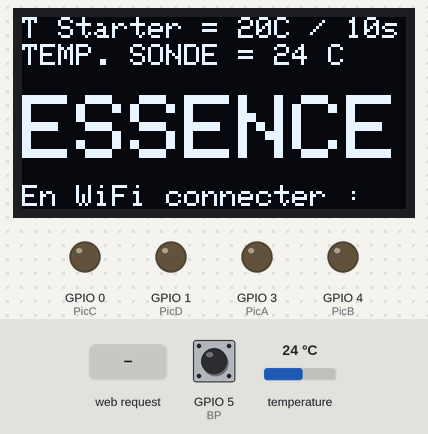
Bench run of a sketch on a simulated ESP32-C3. Parts: 128×64 one-colour display, output pins drawn as LEDs (lit = HIGH). The inputs (shaded band) are chosen by the test bench; at power-on: GPIO 5 (BP) HIGH, temperature 24 °C. EEPROM starts erased.

Above: at 2.3 s.
2.4 s: GPIO 5 (BP) pulled LOW for 2 s
At 3.9 s:
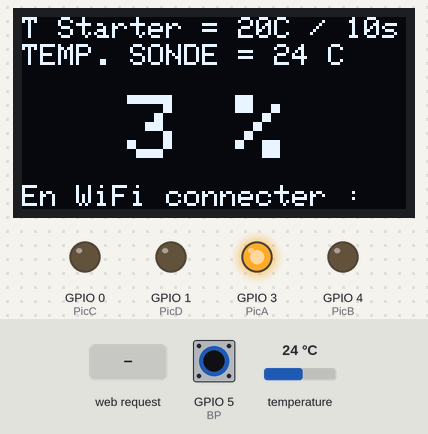
9.9 s: HTTP request GET /bp1plus received
At 13.1 s:
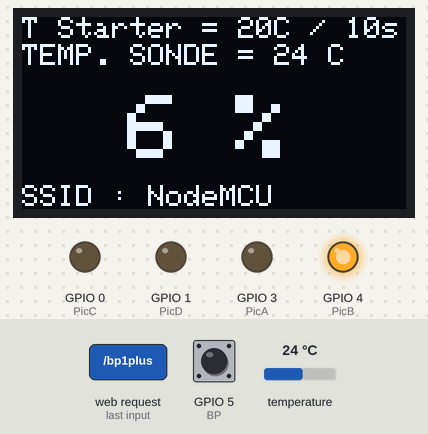
13.8 s: GPIO 5 (BP) pulled LOW for 2 s
At 18.8 s:
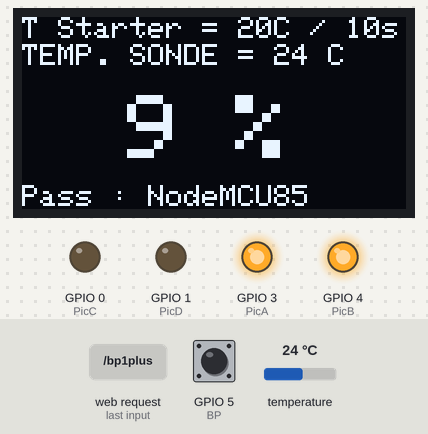
19.1 s: temperature set to 12 °C
At 20.0 s:
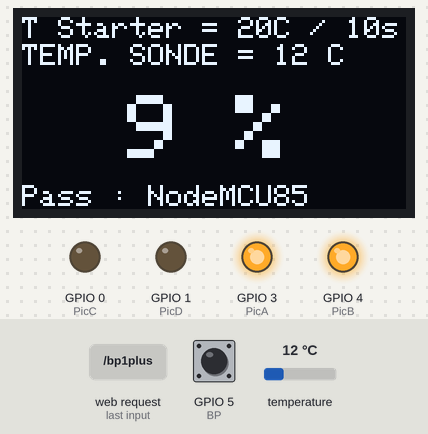
24.6 s: GPIO 5 (BP) pulled LOW for 2 s
At 26.9 s:
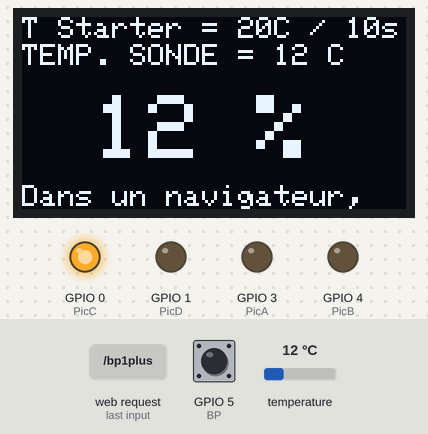
28.1 s: HTTP request GET /bp1moins received
At 30.4 s:
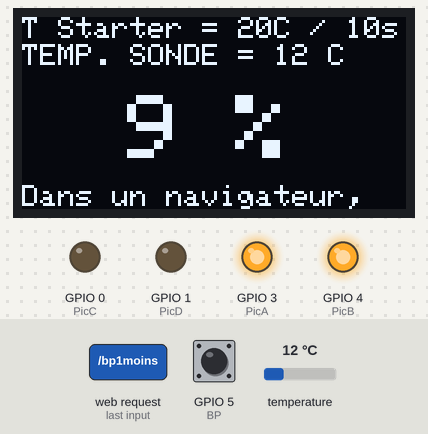
Timing chart, 0 to 31.9 s (numbered marks = the images above; inputs shaded):
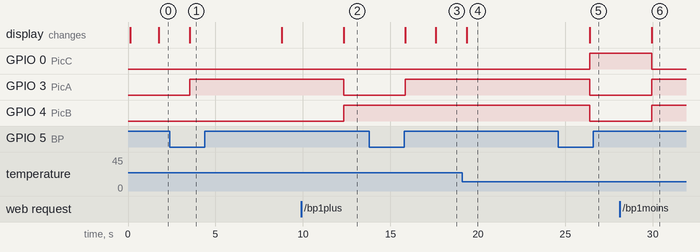

Measured:
- after the input at 2.4 s, GPIO 3 (PicA): LOW → HIGH after 1.1 s; the display: changes after 1.1 s (image 1)
- after the input at 9.9 s, GPIO 3 (PicA): HIGH → LOW after 2.4 s; GPIO 4 (PicB): LOW → HIGH after 2.4 s; the display: changes after 2.4 s (image 2)
- after the input at 13.8 s, GPIO 3 (PicA): LOW → HIGH after 2.0 s; the display: first changes after 2.0 s (image 3 shows a later state)
- after the input at 19.1 s, the display: changes after 0.27 s (image 4)
- after the input at 24.6 s, GPIO 0 (PicC): LOW → HIGH after 1.8 s; GPIO 3 (PicA), GPIO 4 (PicB): HIGH → LOW after 1.8 s; the display: changes after 1.8 s (image 5)
- after the input at 28.1 s, GPIO 0 (PicC): HIGH → LOW after 1.8 s; GPIO 3 (PicA), GPIO 4 (PicB): LOW → HIGH after 1.8 s; the display: changes after 1.8 s (image 6)

The sketch:

ESP32C3.ino
```cpp
// Utiliser Geekble Mini ESP32-C3
#include <WiFi.h>                                          // Wi-Fi
#include <WebServer.h>                                     // Serveur web
#include <Wire.h>                                                 // I2C
//#include <Adafruit_GFX.h>                                         // graphique pour SSD1306 Ecran OLED
#include <Adafruit_SSD1306.h>                                     // controleur OLED SSD1306
#include <OneWire.h>                                              // communication 1 fil
#include <DallasTemperature.h>                                    // 18b20 mesure de -55°C à + 125°C
#include <EEPROM.h>                                               // gestion de l'eeprom
// déclaration des variables --------------------------------------------------------------------------------------------------
const char* ssid = "NodeMCU";                                     // SSID
const char* password = "NodeMCU85";                               // Mdp
byte coef;                                                        // coef = coéfficient d'enrichissement
bool Fifty;                                                       // A true, enrichissement à 100% pour démarrer
byte TStart;                                                      // TStart = Temp max pour utilisation du starter
byte TpS;                                                         // Décompte du temps de starter
int TpsV = 120;                                                   // Tempo pour la Veille
byte Duree;                                                       // Durée du starter en secondes
byte TSonde;                                                      // Température de la sonde
String Page;                                                      // Page est une chaine qui contient la page HTML
bool Veille = false;                                              // True = ecran éteint
bool Starter;                                                     // false = pas de starter, true = démarrage au starter
bool Demar = false;                                               // Démarrage moteur envoyé par le PIC
byte Msg = 0;                                                     // Compteur pour afficher les messages de connection WiFi
byte NbC = 0;                                                     // Nombre de Cycles, pour le tps d'affichage de chaque info
// déclaration des E/S --------------------------------------------------------------------------------------------------------
int BP = 5;                                                       // le Bouton Poussoir est sur GPIO 05 = pin 09
int PicA = 3;                                                     // A envoi au PIC du Coef sur GPIO 03 = pin 04
int PicB = 4;                                                     // B envoi au PIC du Coef sur GPIO 04 = pin 05
int PicC = 0;                                                     // C envoi au PIC du Coef sur GPIO 00 = pin 01
int PicD = 1;                                                     // D envoi au PIC du Coef sur GPIO 01 = pin 02
int RMA = 2;    //                                                // PIC envoie Démarrage   sur GPIO 02 = pin 03
int TH = 6;                                                      // capteur température 1 fil   GPIO 06 = pin 10
// INITIALISATION ECRAN OLED --------------------------------------------------------------------------------------------------
Adafruit_SSD1306 display(128, 64, &Wire, -1);                     // Paramètres : OLED Hauteur, Largeur, Protocole, Reset
// INITIALISATION Capteur temp DALLAS 18B20
OneWire oneWire(TH);                                              // Initialisation Com 1 fil sur variable TH
DallasTemperature sensors(&oneWire);                              // Init capteur température
// INITIALISATION RESEAU AVANT SETUP
IPAddress local_ip(10,10,10,1);
IPAddress gateway(10,10,10,1);
IPAddress subnet(255,255,255,0);
WebServer server(80);
void setup() {//------------------------------------------------------------------------------------------------------------
  //Serial.begin(921600);                                           // Moniteur série
  //Serial.println("Démarrage");
  sensors.begin();                                                // Démarrage DS 18b20
  // Lecture EEPROM---------------------------------------------------------------------------------------------------------
  EEPROM.begin(3);                                                // Initialisation de l'EEPROM pour 2 octets
  EEPROM.get(0, coef);                                            // Lecture EEPROM adresse 0, pour Coef
  if (coef > 10) {                                                 // Si Coef lu dans EEPROM > 10
    coef = 0;                                                     //   alors Coef = 0
   EEPROM.put(0, coef); EEPROM.commit();                          //   écriture dans l'EEPROM
  }
  EEPROM.get(1, TStart);
  if (TStart > 50) {
    TStart = 20;
    EEPROM.put(1, TStart); EEPROM.commit();
  }
  EEPROM.get(2, Duree);
  if (Duree > 30) {
    Duree = 10;
    EEPROM.put(2, Duree); EEPROM.commit();
  }
  // Démarrage serveur web -------------------------------------------------------------------------------------------------
  WiFi.softAP(ssid, password);
  WiFi.softAPConfig(local_ip, gateway, subnet);
  delay(100);
  server.on("/", handle_OnConnect);         //Le serveur reçoit une requète sur la racine ==> appel de la fonction "handle_OnConnect"
  server.on("/bp1plus", handle_bp1plus);
  server.on("/bp1moins", handle_bp1moins);
  server.on("/bp2plus", handle_bp2plus);
  server.on("/bp2moins", handle_bp2moins);
  server.on("/bp3plus", handle_bp3plus);
  server.on("/bp3moins", handle_bp3moins);
  server.onNotFound(handle_NotFound);
  server.begin();
  // CONFIG Ecran OLED
  Wire.begin(8,9);                                              // Initialisation liaison I2C : SDA=GPIO14 & SCL=GPIO12
  display.begin(SSD1306_SWITCHCAPVCC, 0x3C);                      // Initialisation OLED
  display.clearDisplay();                                         // Clear the buffer
  display.display();                                              // Refresh (apply command)
  display.setTextColor(1);                                        // caractères en blanc
  display.display();                                              // Rafraichissement de l'écran = application des commandes précédentes
  //---------------------
  sensors.requestTemperatures();                                  // Acquisition de la température
  TSonde = sensors.getTempCByIndex(0);                            // TSonde = la température mesurée
  // INITIALISATION DES ENTREES/SORTIES
  pinMode(PicA, OUTPUT);                                          // PicA est une sortie A
  pinMode(PicB, OUTPUT);                                          // PicB est une sortie B
  pinMode(PicC, OUTPUT);                                          // PicC est une sortie C
  pinMode(PicD, OUTPUT);                                          // PicD est une sortie D
  pinMode(RMA, INPUT);                                            // RMA est une entrée Retour MArche
  pinMode(BP, INPUT_PULLUP);                                      // GPIO10 (RX) est une entrée BP Coef +1
 }
void loop() {//____________________________________________________________________________________________________
  server.handleClient();                                                // Gestion des actions du client Web
  // Gestion des compteurs pour affichage des messages de connexion WIFI ----------------------------------------------
  NbC +=1;                                                              // Compteur de temps de cycles pour durée d'affichage des messages
  if (NbC == 5){
    NbC = 0;
    Msg +=1;
    if (Msg ==8) {Msg = 0;}
  }
  if (digitalRead(BP) == LOW){                                         // SI appui sur BP
    if (Veille == true){                                                  // si on est en veille = écran éteint
      Veille = false; TpsV = 120;                                         // on n'y est plus et réinitialise la tempo
    } else {                                                            // SINON
      if (coef < 10 ){coef +=1;} else {coef =0;}                          // SI Coef < 10 alors coef +1 sinon Coef = 0
      EEPROM.put(0, coef); EEPROM.commit();                               // écriture de COEF dans l'EEPROM à l'adresse 0
    }
  }
  sensors.requestTemperatures();                                        // Acquisition de la température
  TSonde = sensors.getTempCByIndex(0);                                  // Acquisition de la température
  if (TSonde <= TStart) {Starter = true;} else {Starter = false;}       // Starter = true/false
  // AFFICHAGE OLED : 1ère ligne -------------------------------------------------------------
  display.clearDisplay();                                             // RAZ écran
  if (Veille == false){
    display.setTextSize(1);                                             // Taille des caractères = 1
    display.setCursor(0,0);                                             // Curseur en position x=0 y=0
    display.print("T Starter = ");                                      // Affiche
    display.print(TStart);
    display.print("C / ");
    display.print(Duree);
    display.print("s");
    // AFFICHAGE OLED : 2è ligne-----------------------
    display.setCursor(0,9);
    if(TSonde > 125) {                                                  // SI la température sonde sup à 125 °C
      display.print("DEFAUT CAPTEUR TEMP.");                                //   Affiche " DEFAUT CAPTEUR TEMP."
    } else {                                                            // Sinon Température différente de -127
      display.print("TEMP. SONDE = ");                                     //      Affiche " TEMP. = "
      display.print(TSonde);                                               //      Affiche xx
      display.print(" C");                                                 //      Affiche " C"
    }
    // AFFICHAGE OLED : 3è ligne-----------------------
    display.setTextSize(3);
    if(coef==0){                                                        // Si COEF = 0
      display.setCursor(0,26); display.print("ESSENCE");                   // Affiche ESSENCE
    } else {                                                            // SINON
      if(coef <4){display.setCursor(35,26);} else {display.setCursor(24,26);}
      if(Fifty==true){
        display.setCursor(0,26); display.print("STARTER");                // Affiche STARTER
      } else {
        display.print(coef *3); display.print(" %");                      // Affiche COEF %
      }
    }
    // AFFICHAGE OLED : 4è ligne-------------------------------------
    display.setCursor(0,56);
    display.setTextSize(1);                                             // Taille des caractères = 1
    if(Msg==0){display.print("En WiFi connecter :");}
    if(Msg==1){display.print("SSID : NodeMCU");}
    if(Msg==2){display.print("Pass : NodeMCU85");}
    if(Msg==3){display.print("Dans un navigateur,");}
    if(Msg==4){display.print("taper et valider :");}
    if(Msg==5){display.print("http://10.10.10.1");}
    if(Msg==6){display.print("Penser a arreter les");}
    if(Msg==7){display.print("donnees mobiles.");}
  }
  display.display();                              // Refresh (apply command)
// DEMARRAGE -----------------------------------------
if (coef == 0){Demar = true;}                             // si on est à l'essence ou chaud,
if(Demar == false && digitalRead(RMA) == HIGH ){          // Gestion du démarrage au starter
  Demar = true;                                                               // pour ne le faire qu'une fois par retour marche
  TpS = Duree;                                                                // temps restant de starter = Durée
}
 // Envoi du COEF au PIC---------------------------------------------------------------------
  if(TpS > 0 && coef > 3 && TSonde <= TStart) {                               // si Tempo starter + >9% + froid
    digitalWrite(PicA,HIGH); digitalWrite(PicB,HIGH);                         // Les 4 bits à 1
    digitalWrite(PicC,HIGH); digitalWrite(PicD,HIGH);                         //
    Fifty = true;                                                             // Flag Starter en cours
    TpS -=1;
  } else {                                                   // Sinon le reste du temps
    if(coef & 1) {digitalWrite(PicA,HIGH);} else {digitalWrite(PicA,LOW);}    // Valeur binaire A
    if(coef & 2) {digitalWrite(PicB,HIGH);} else {digitalWrite(PicB,LOW);}    // Valeur binaire B
    if(coef & 4) {digitalWrite(PicC,HIGH);} else {digitalWrite(PicC,LOW);}    // Valeur binaire C
    if(coef & 8) {digitalWrite(PicD,HIGH);} else {digitalWrite(PicD,LOW);}    // Valeur binaire D
    Fifty = false;
    TpS = 0;
  }
  if (TpsV > 0){                                              // Si timer Tempo positif
    TpsV -=1;                                                 // -1
  } else {                                                    // Mise en veille
    Veille=true;
    WiFi.disconnect();
    WiFi.mode(WIFI_OFF);                                      // Arrêt du WIFI 100mA --> 20mA
  }                                    // Décompte du TIMER de mise en veille
  //Serial.println(".");
  delay(970);  // ajuster avec le moniteur série avec horodatage pour un temps de cycle de 1 seconde
}// Void loop() terminé____________________________________________________________________________________________
void handle_OnConnect() {                     //
  server.send(200, "text/html", SendHTML(coef,TStart,Duree,TSonde)); //200 = requète OK donc réponse
}
void handle_bp1plus() {
  if(coef < 10){coef +=1;}                                                // si COEF < 10 alors +1
  EEPROM.put(0, coef); EEPROM.commit();                                   // écriture dans l'EEPROM
  server.send(200, "text/html", SendHTML(coef,TStart,Duree,TSonde));
  if (Veille == true){Veille = false;}                                    // si on est en veille, on y est plus
  TpsV = 120;                                                             // tempo de veille au max
}
void handle_bp1moins() {
  if(coef > 0){coef -=1;}                                                 // si COEF > 1 alors COEF =  -1
  EEPROM.put(0, coef); EEPROM.commit();                                   //   écriture dans l'EEPROM
  server.send(200, "text/html", SendHTML(coef,TStart,Duree,TSonde));
  if (Veille == true){Veille = false;}                                    // si on est en veille, on y est plus
  TpsV = 120;                                                             // tempo de veille au max
}
void handle_bp2plus() {
  if(TStart < 50){TStart +=1;}                                            // TEMPERATURE POUR STARTER : +1 et Valeur max = 50 °C
  EEPROM.put(1, TStart); EEPROM.commit();
  server.send(200, "text/html", SendHTML(coef,TStart,Duree,TSonde));
  if (Veille == true){Veille = false;}                                    // si on est en veille, on y est plus
  TpsV = 120;                                                             // tempo de veille au max
}
void handle_bp2moins() {
  if(TStart > 0){TStart -=1;}                                             // TEMPERATURE POUR STARTER : -1 et Valeur min = 0 °C
  EEPROM.put(1, TStart); EEPROM.commit();
  server.send(200, "text/html", SendHTML(coef,TStart,Duree,TSonde));
  if (Veille == true){Veille = false;}                                    // si on est en veille, on y est plus
  TpsV = 120;                                                             // tempo de veille au max
}
void handle_bp3plus() {
  if(Duree < 30){Duree +=1;}                                              // DUREE STARTER : +1 et valeur max 30s
  EEPROM.put(2, Duree); EEPROM.commit();
  server.send(200, "text/html", SendHTML(coef,TStart,Duree,TSonde));
  if (Veille == true){Veille = false;}                                    // si on est en veille, on y est plus
  TpsV = 120;                                                             // tempo de veille au max
}
void handle_bp3moins() {
  if(Duree > 2){Duree -=1;}                                               // DUREE STARTER : -1 et valeur min 2s
  EEPROM.put(2, Duree); EEPROM.commit();
  server.send(200, "text/html", SendHTML(coef,TStart,Duree,TSonde));
  if (Veille == true){Veille = false;}                                    // si on est en veille, on y est plus
  TpsV = 120;                                                             // tempo de veille au max
}
void handle_NotFound(){
  server.send(404, "text/plain", "Not found");
}
  String SendHTML(uint8_t Coef,uint8_t TStart,uint8_t Duree,uint8_t TSonde){                                                                    // Variables transmises pour la création de la page HTML
  Page = "<!DOCTYPE html> <html>\n";
  Page +="<head><meta name=\"viewport\" content=\"width=device-width, initial-scale=1.0, user-scalable=no\">\n";
  Page +="<title>E85</title>\n";                                                                                                                // Titre dans l'onglet du navigateur
  Page +="<style>html { font-family: Helvetica; display: inline-block; margin: 0px auto; text-align: center;}\n";
  Page +="body{margin-top: 0px;} h1 {color: #444444;margin: 10px auto 30px;} h3 {color: #444444;margin-bottom: 10px;}\n";
  Page +=".button {display: block;width: 80px;background-color: #1abc9c;border: none;color: white;padding: 13px 30px;text-decoration: none;";   // Description du bouton
  //Page +="font-size: 25px;margin: 0px auto 35px;cursor: pointer;border-radius: 4px;}\n";
  Page +="font-size: 25px;margin: 0px auto 6px;cursor: pointer;border-radius: 4px;}\n";
  Page +=".button-on {background-color: #1abc9c;}\n";
  Page +="p {font-size: 14px;color: #888;margin-bottom: 10px;}\n";
  Page +="</style>\n";
  Page +="</head>\n";
  Page +="<body>\n";
// --------------------------------------- MA ZONE MODIFIABLE -----------------------------------------------------------------------------
  Page +="<h1> Enrichissement = ";                                        // Affichage de l'enrichissement
  Page += (coef *3);                                                      // soit COEF x 3
  Page +=" %";
  Page +="<a class=\"button button-on\" href=\"/bp1plus\">+</a>\n";       //    BP 1 plus = Enrichissement +
  Page +="<a class=\"button button-on\" href=\"/bp1moins\">-</a>\n";      //    BP 1 moins= Enrichissement -
  Page +="<hr />";                                                        // Ligne grise de séparation
  Page += "T. max starter = ";                                       // Affichage de la T° maxi starter
  Page += TStart;
  Page +=" &#8451";                                                       // code HTML du °C
  Page +="<a class=\"button button-on\" href=\"/bp2plus\">+</a>\n";       //    BP 2 plus = Temp maxi starter +
  Page +="<a class=\"button button-on\" href=\"/bp2moins\">-</a>\n";      //    BP 2 moins = Temp maxi starter -
  Page +="<hr />";                                                        // Ligne grise de séparation
  Page +="Dur";
  Page += "&eacute";  // = é
  Page += "e du starter = ";
  Page += Duree;
  Page += " s";
  Page +="<a class=\"button button-on\" href=\"/bp3plus\">+</a>\n";       //    BP 3 plus = Temp maxi starter +
  Page +="<a class=\"button button-on\" href=\"/bp3moins\">-</a>\n";      //    BP 3 moins = Temp maxi starter -
  Page +="<hr />";                                                        // Ligne grise de séparation
  if(TSonde > 125){
    Page +="Defaut capteur temperature";
  } else {
    Page += "T. sonde = ";                                              // Température sonde =
    Page += TSonde;
    Page +=" &#8451";                                                       // code HTML du °C
  }
  Page +=" </h1>";
//-------------------------------------------------------------------------------------------------------------------------------------------
  Page +="</body>\n";
  Page +="</html>\n";
  return Page;
}
```
